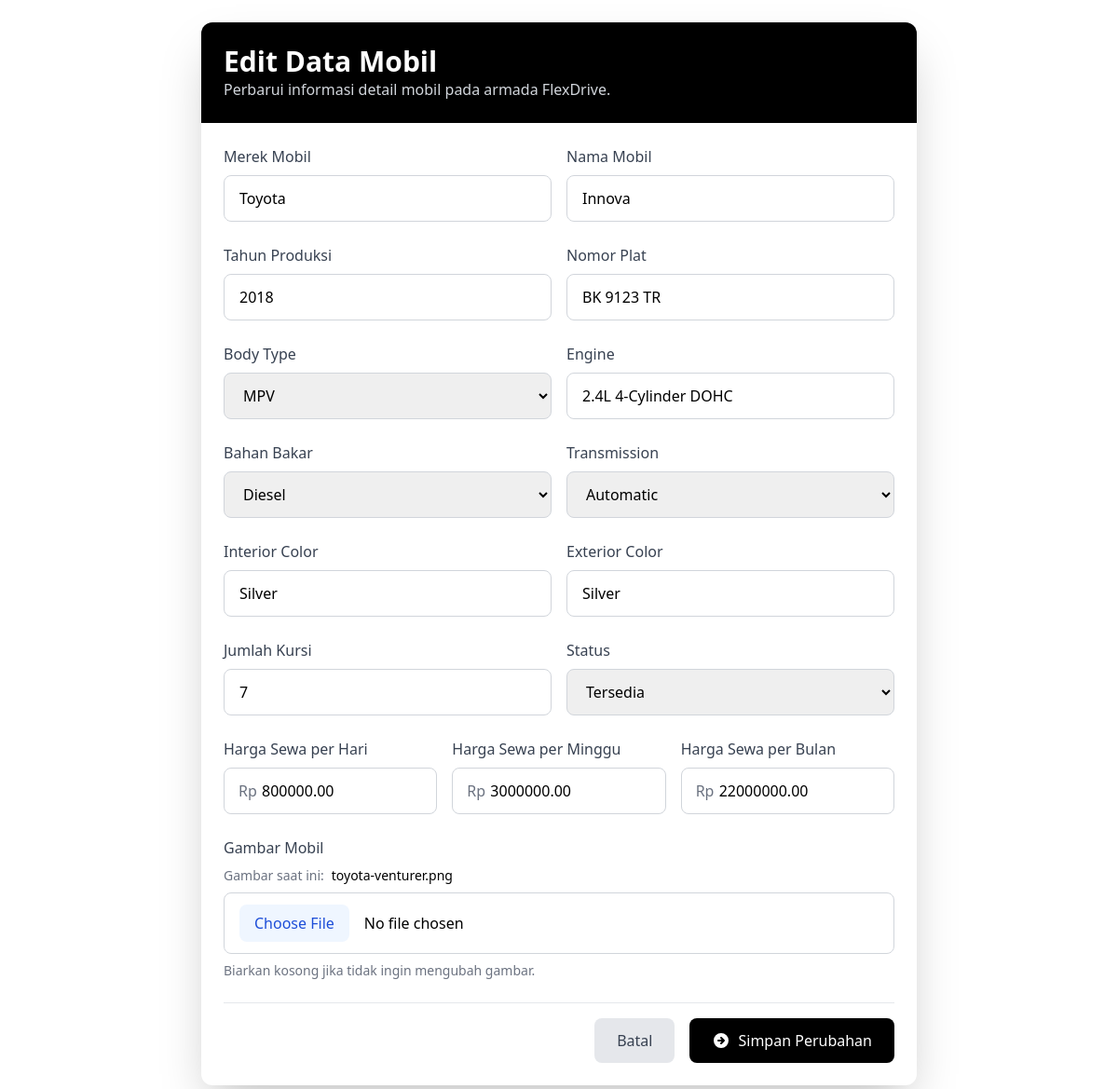
The app's page /pages/admin/edit_mobil.php?id=1 with its own data.
### tables this page shows
CREATE TABLE `harga_mobil` (
  `id_harga` int(10) NOT NULL,
  `id_mobil` int(10) NOT NULL,
  `per_hari` decimal(10,2) NOT NULL,
  `per_minggu` decimal(10,2) NOT NULL,
  `per_bulan` decimal(10,2) NOT NULL
);

CREATE TABLE `mobil` (
  `id_mobil` int(10) NOT NULL,
  `tipe_mobil` varchar(20) NOT NULL,
  `merek_mobil` varchar(100) NOT NULL,
  `nama_mobil` varchar(100) NOT NULL,
  `tahun_produksi` int(4) NOT NULL,
  `nomor_plat` varchar(20) NOT NULL,
  `engine` varchar(100) NOT NULL,
  `bahan_bakar` varchar(100) NOT NULL,
  `transmission` varchar(100) NOT NULL,
  `interior_color` varchar(100) NOT NULL,
  `exterior_color` varchar(100) NOT NULL,
  `seats` int(10) NOT NULL,
  `status` enum('Tersedia','Sedang Disewa','Tidak Aktif') NOT NULL,
  `gambar_mobil` varchar(255) NOT NULL
);

### pages/admin/edit_mobil.php (the view, shortened to what this page needs)
<?php
require_once '../config.php';
$id_mobil = isset($_GET['id']) ? $_GET['id'] : '';
$query = "SELECT m.*, h.per_hari, h.per_minggu, h.per_bulan
          FROM mobil m
          INNER JOIN harga_mobil h ON m.id_mobil = h.id_mobil
          WHERE m.id_mobil = '$id_mobil'";
$result = mysqli_query($conn, $query);
$data = mysqli_fetch_assoc($result);
?>
<!DOCTYPE html>
<html lang="id">
<head>
    <script src="https://cdn.tailwindcss.com"></script>
    <link href="https://cdnjs.cloudflare.com/ajax/libs/font-awesome/6.4.0/css/all.min.css" rel="stylesheet">
</head>
<body class="bg-white min-h-screen flex items-center justify-center p-6">
    <div class="container max-w-3xl mx-auto">
        <div class="bg-white shadow-2xl rounded-xl overflow-hidden">
            <div class="bg-black text-white p-6">
                <h2 class="text-3xl font-bold">Edit Data Mobil</h2>
                <p class="text-gray-300">Perbarui informasi detail mobil pada armada FlexDrive.</p>
            </div>
            <form action="" method="POST" enctype="multipart/form-data" class="p-6 space-y-6">
                <div class="grid md:grid-cols-2 gap-4">
                    <div>
                        <label class="block text-gray-700 mb-2 font-medium">Merek Mobil</label>
                        <input
                            type="text"
                            name="merek_mobil"
                            value="<?= htmlspecialchars($data['merek_mobil']); ?>"
                            placeholder="Contoh: Toyota"
                            class="w-full px-4 py-3 border border-gray-300 rounded-lg focus:outline-none focus:ring-2 focus:ring-blue-500 transition duration-300" required>
                    </div>
                    <div>
                        <label class="block text-gray-700 mb-2 font-medium">Nama Mobil</label>
                        <input
                            type="text"
                            name="nama_mobil"
                            value="<?= htmlspecialchars($data['nama_mobil']); ?>"
                            placeholder="Contoh: Veloz"
                            class="w-full px-4 py-3 border border-gray-300 rounded-lg focus:outline-none focus:ring-2 focus:ring-blue-500 transition duration-300" required>
                    </div>
                </div>
                <div class="grid md:grid-cols-2 gap-4">
                    <div>
                        <label class="block text-gray-700 mb-2 font-medium">Tahun Produksi</label>
                        <input
                            type="number"
                            name="tahun_produksi"
                            value="<?= htmlspecialchars($data['tahun_produksi']); ?>"
                            min="1990"
                            max="2025"
                            placeholder="Tahun produksi"
                            class="w-full px-4 py-3 border border-gray-300 rounded-lg focus:outline-none focus:ring-2 focus:ring-blue-500 transition duration-300" required>
                    </div>
                    <div>
                        <label class="block text-gray-700 mb-2 font-medium">Nomor Plat</label>
                        <input
                            type="text"
                            name="nomor_plat"
                            value="<?= htmlspecialchars($data['nomor_plat']); ?>"
                            placeholder="BK 1234 XYZ"
                            class="w-full px-4 py-3 border border-gray-300 rounded-lg focus:outline-none focus:ring-2 focus:ring-blue-500 transition duration-300" required>
                    </div>
                </div>
                <div class="grid md:grid-cols-2 gap-4">
                    <div>
                        <label class="block text-gray-700 mb-2 font-medium">Body Type</label>
                        <select
                            name="tipe_mobil"
                            class="w-full px-4 py-3 border border-gray-300 rounded-lg focus:outline-none focus:ring-2 focus:ring-blue-500 transition duration-300" required>
                            <option value="MPV" <?= $data['tipe_mobil'] == 'MPV' ? 'selected' : ''; ?>>MPV</option>
                        </select>
                    </div>
                    <div>
                        <label class="block text-gray-700 mb-2 font-medium">Engine</label>
                        <input
                            type="text"
                            name="engine"
                            value="<?= htmlspecialchars($data['engine']); ?>"
                            placeholder="Contoh: 1.5L 4-cylinder"
                            class="w-full px-4 py-3 border border-gray-300 rounded-lg focus:outline-none focus:ring-2 focus:ring-blue-500 transition duration-300" required>
                    </div>
                </div>
                <div class="grid md:grid-cols-2 gap-4">
                    <div>
                        <label class="block text-gray-700 mb-2 font-medium">Bahan Bakar</label>
                        <select
                            name="bahan_bakar"
                            class="w-full px-4 py-3 border border-gray-300 rounded-lg focus:outline-none focus:ring-2 focus:ring-blue-500 transition duration-300" required>
                            <option value="Diesel" <?= $data['bahan_bakar'] == 'Diesel' ? 'selected' : ''; ?>>Diesel</option>
                        </select>
                    </div>
                    <div>
                        <label class="block text-gray-700 mb-2 font-medium">Transmission</label>
                        <select
                            name="transmission"
                            class="w-full px-4 py-3 border border-gray-300 rounded-lg focus:outline-none focus:ring-2 focus:ring-blue-500 transition duration-300" required>
                            <option value="Automatic" <?= $data['transmission'] == 'Automatic' ? 'selected' : ''; ?>>Automatic</option>
                        </select>
                    </div>
                </div>
                <div class="grid md:grid-cols-2 gap-4">
                    <div>
                        <label class="block text-gray-700 mb-2 font-medium">Interior Color</label>
                        <input
                            type="text"
                            name="interior_color"
                            value="<?= htmlspecialchars($data['interior_color']); ?>"
                            placeholder="Contoh: Hitam"
                            class="w-full px-4 py-3 border border-gray-300 rounded-lg focus:outline-none focus:ring-2 focus:ring-blue-500 transition duration-300" required>
                    </div>
                    <div>
                        <label class="block text-gray-700 mb-2 font-medium">Exterior Color</label>
                        <input
                            type="text"
                            name="exterior_color"
                            value="<?= htmlspecialchars($data['exterior_color']); ?>"
                            placeholder="Contoh: Putih Metalik"
                            class="w-full px-4 py-3 border border-gray-300 rounded-lg focus:outline-none focus:ring-2 focus:ring-blue-500 transition duration-300" required>
                    </div>
                </div>
                <div class="grid md:grid-cols-2 gap-4">
                    <div>
                        <label class="block text-gray-700 mb-2 font-medium">Jumlah Kursi</label>
                        <input
                            type="number"
                            name="seats"
                            value="<?= htmlspecialchars($data['seats']); ?>"
                            min="2"
                            max="20"
                            placeholder="Jumlah kursi"
                            class="w-full px-4 py-3 border border-gray-300 rounded-lg focus:outline-none focus:ring-2 focus:ring-blue-500 transition duration-300" required>
                    </div>
                    <div>
                        <label class="block text-gray-700 mb-2 font-medium">Status</label>
                        <select
                            name="status"
                            class="w-full px-4 py-3 border border-gray-300 rounded-lg focus:outline-none focus:ring-2 focus:ring-blue-500 transition duration-300">
                            <option value="Tersedia" <?= $data['status'] == 'Tersedia' ? 'selected' : ''; ?>>Tersedia</option>
                        </select>
                    </div>
                </div>
                <div class="grid md:grid-cols-3 gap-4">
                    <div>
                        <label class="block text-gray-700 mb-2 font-medium">Harga Sewa per Hari</label>
                        <div class="relative">
                            <span class="absolute left-4 top-1/2 transform -translate-y-1/2 text-gray-500">Rp</span>
                            <input
                                type="number"
                                name="per_hari"
                                value="<?= htmlspecialchars($data['per_hari']); ?>"
                                min="0"
                                placeholder="Masukkan harga"
                                class="w-full px-4 py-3 pl-10 border border-gray-300 rounded-lg focus:outline-none focus:ring-2 focus:ring-blue-500 transition duration-300" required>
                        </div>
                    </div>
                    <div>
                        <label class="block text-gray-700 mb-2 font-medium">Harga Sewa per Minggu</label>
                        <div class="relative">
                            <span class="absolute left-4 top-1/2 transform -translate-y-1/2 text-gray-500">Rp</span>
                            <input
                                type="number"
                                name="per_minggu"
                                value="<?= htmlspecialchars($data['per_minggu']); ?>"
                                min="0"
                                placeholder="Masukkan harga"
                                class="w-full px-4 py-3 pl-10 border border-gray-300 rounded-lg focus:outline-none focus:ring-2 focus:ring-blue-500 transition duration-300"
                                required>
                        </div>
                    </div>
                    <div>
                        <label class="block text-gray-700 mb-2 font-medium">Harga Sewa per Bulan</label>
                        <div class="relative">
                            <span class="absolute left-4 top-1/2 transform -translate-y-1/2 text-gray-500">Rp</span>
                            <input
                                type="number"
                                name="per_bulan"
                                value="<?= htmlspecialchars($data['per_bulan']); ?>"
                                min="0"
                                placeholder="Masukkan harga"
                                class="w-full px-4 py-3 pl-10 border border-gray-300 rounded-lg focus:outline-none focus:ring-2 focus:ring-blue-500 transition duration-300"
                                required>
                        </div>
                    </div>
                </div>
                <div class="space-y-2">
                    <label class="block text-gray-700 mb-2 font-medium">Gambar Mobil</label>
                    <?php if (!empty($data['gambar_mobil'])): ?>
                    <div class="flex items-center space-x-2 mb-2">
                        <span class="text-sm text-gray-500">Gambar saat ini:</span>
                        <span class="text-sm font-medium"><?= htmlspecialchars($data['gambar_mobil']); ?></span>
                    </div>
                    <?php endif; ?>
                    <input
                        type="file"
                        name="gambar_mobil"
                        accept=".jpg, .jpeg, .png"
                        class="w-full px-4 py-3 border border-gray-300 rounded-lg file:mr-4 file:rounded-lg file:border-0 file:bg-blue-50 file:px-4 file:py-2 file:text-blue-700 hover:file:bg-blue-100">
                    <p class="text-sm text-gray-500 mt-1">Biarkan kosong jika tidak ingin mengubah gambar.</p>
                </div>
                <div class="flex justify-end space-x-4 pt-4 border-t border-gray-200">
                    <a
                        href="list_mobil_admin.php"
                        class="bg-gray-200 text-gray-700 px-6 py-3 rounded-lg hover:bg-gray-300 transition duration-300">
                        Batal
                    </a>
                    <button type="submit" class="bg-black text-white px-6 py-3 rounded-lg hover:bg-gray-700 transition duration-300 flex items-center gap-2" name="updatemobil">
                        <svg xmlns="http://www.w3.org/2000/svg" class="h-5 w-5" viewBox="0 0 20 20" fill="currentColor">
                            <path fill-rule="evenodd" d="M10 18a8 8 0 100-16 8 8 0 000 16zm3.707-8.707l-3-3a1 1 0 00-1.414 1.414L10.586 9H7a1 1 0 100 2h3.586l-1.293 1.293a1 1 0 101.414 1.414l3-3a1 1 0 000-1.414z" clip-rule="evenodd">
                        </svg>
                        Simpan Perubahan
                    </button>
                </div>
            </form>
        </div>
    </div>
</body>
</html>

### records on screen
harga_mobil: merek_mobil "Toyota", nama_mobil "Innova", tahun_produksi "2018", nomor_plat "BK 9123 TR", engine "2.4L 4-Cylinder DOHC", interior_color "Silver", exterior_color "Silver", seats "7", per_hari "800000.00", per_minggu "3000000.00", per_bulan "22000000.00", id_mobil.gambar_mobil "toyota-venturer.png"
mobil: tipe_mobil "MPV", bahan_bakar "Diesel", transmission "Automatic", status "Tersedia"
